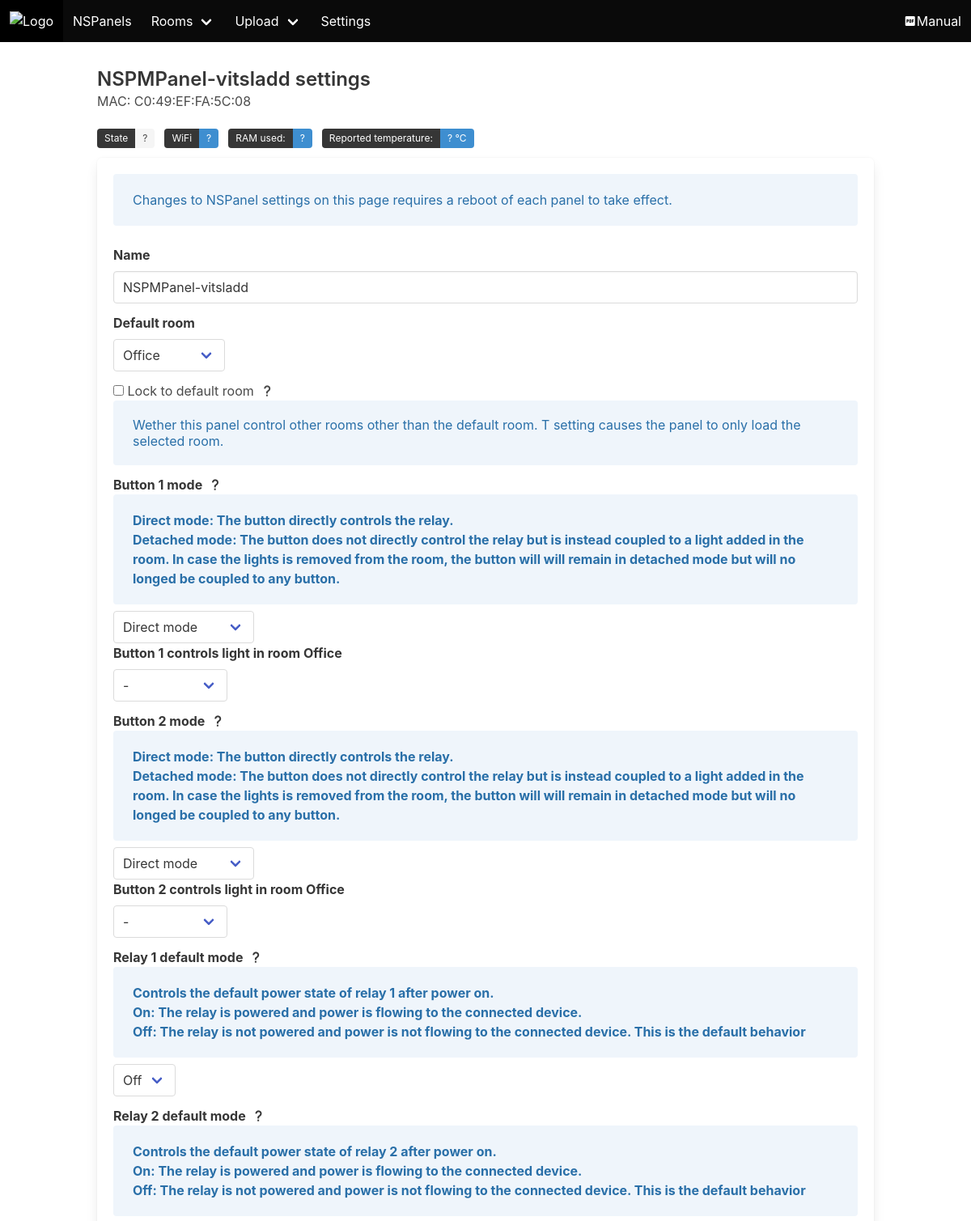
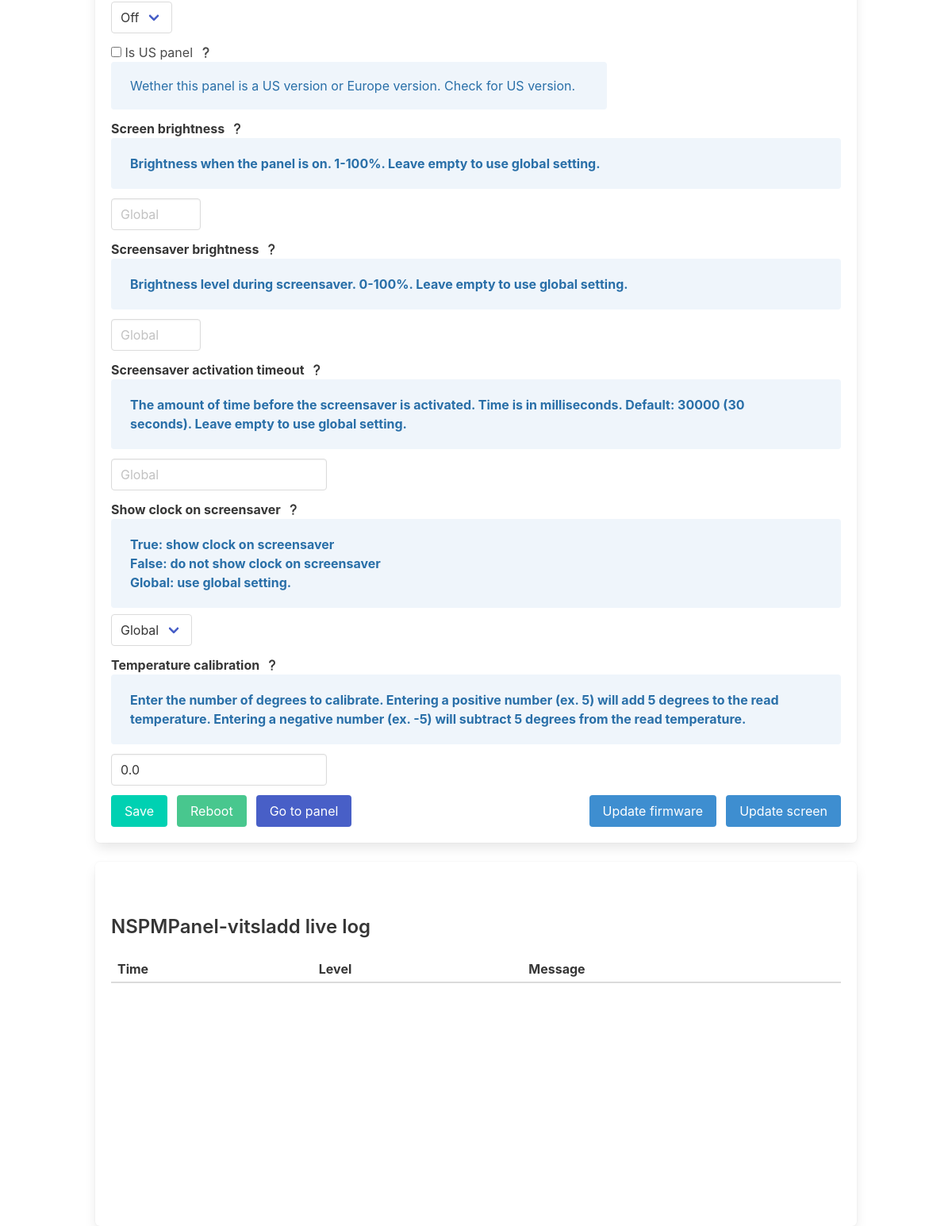
/nspanel/14, run on the app's committed database (2 pictures, top to bottom).
### web/models.py (models this page shows, shortened)
class NSPanel(models.Model):
    mac_address = models.CharField(max_length=17)
    friendly_name = models.CharField(max_length=100)
    last_seen = models.DateTimeField(default=django.utils.timezone.now)
    ip_address = models.CharField(max_length=15, default="")
    version = models.CharField(max_length=15, default="")
    room = models.ForeignKey(Room, on_delete=models.CASCADE)
    wifi_rssi = models.IntegerField(default=0)
    heap_used_pct = models.IntegerField(default=0)
    temperature = models.FloatField(default=0)
    online_state = models.BooleanField(default=False)
    button1_mode = models.IntegerField(default=0)
    button1_detached_mode_light = models.ForeignKey("Light", on_delete=models.SET_NULL, blank=True, null=True, related_name="+")
    button2_mode = models.IntegerField(default=0)
    button2_detached_mode_light = models.ForeignKey("Light", on_delete=models.SET_NULL, blank=True, null=True, related_name="+")
    md5_firmware = models.CharField(max_length=64, default="")
    md5_data_file = models.CharField(max_length=64, default="")
    md5_tft_file = models.CharField(max_length=64, default="")

class Room(models.Model):
    def number():
        no = Room.objects.all().count()
        if no == None:
            return 1
        else:
            return no + 1
    friendly_name = models.CharField(max_length=30)
    displayOrder = models.IntegerField(default=number)

class NSPanelSettings(models.Model):
    nspanel = models.ForeignKey("NSPanel", on_delete=models.CASCADE)
    name = models.CharField(max_length=255)
    value = models.CharField(max_length=255)

### web/views.py (the view)
# urls.py: path('nspanel/<int:panel_id>', views.edit_nspanel, name='edit_nspanel'),
def edit_nspanel(request, panel_id: int):
    if get_setting_with_default("use_farenheit", False) == "True":
        temperature_unit = "°F"
    else:
        temperature_unit = "°C"
    settings = {
        "lock_to_default_room": get_nspanel_setting_with_default(panel_id, "lock_to_default_room", "False"),
        "screen_dim_level": get_nspanel_setting_with_default(panel_id, "screen_dim_level", ""),
        "screensaver_dim_level": get_nspanel_setting_with_default(panel_id, "screensaver_dim_level", ""),
        "is_us_panel": get_nspanel_setting_with_default(panel_id, "is_us_panel", "False"),
        "screensaver_activation_timeout": get_nspanel_setting_with_default(panel_id, "screensaver_activation_timeout", ""),
        "show_screensaver_clock": get_nspanel_setting_with_default(panel_id, "show_screensaver_clock", "Global"),
        "relay1_default_mode": get_nspanel_setting_with_default(panel_id, "relay1_default_mode", "False"),
        "relay2_default_mode": get_nspanel_setting_with_default(panel_id, "relay2_default_mode", "False"),
        "temperature_calibration": get_nspanel_setting_with_default(panel_id, "temperature_calibration", 0),
    }
    return render(request, 'edit_nspanel.html', {
        'panel': NSPanel.objects.get(id=panel_id),
        'rooms': Room.objects.all(),
        'settings': settings,
        "temperature_unit": temperature_unit,
        "multiple": [1, 2, 3, 4],
        "max_live_log_messages": get_setting_with_default("max_live_log_messages", 10),
    })

### web/templates/edit_nspanel.html (shortened to what this page needs)
{% extends 'base.html' %}
{% block head %}
{% load static %}
{% endblock %}
{% block content %}
<h2 class="title is-4" id="nspanel_name">{{ panel.friendly_name }} settings</h2>
<h2 class="subtitle is-6">MAC: <span id="nspanel_mac">{{ panel.mac_address }}</span></h2>
<div class="field is-grouped">
  <div class="control">
    <div class="tags has-addons">
      <span class="tag is-dark">State</span>
      <span id="online_offline_tag_{{ panel.mac_address }}" class="tag is-light">?</span>
    </div>
  </div>
  <div class="control">
    <div class="tags has-addons">
      <span class="tag is-dark">WiFi</span>
      <span class="tag is-info" id="wifi_signal_strength_{{ panel.mac_address }}" >?</span>
    </div>
  </div>
  <div class="control">
    <div class="tags has-addons">
      <span class="tag is-dark">RAM used: </span>
      <span class="tag is-info" id="heap_used_{{ panel.mac_address }}">?</span>
    </div>
  </div>
  <div class="control">
    <div class="tags has-addons">
      <span class="tag is-dark">Reported temperature: </span>
      <span class="tag is-info" id="temperature_{{ panel.mac_address }}">? {{ temperature_unit }}</span>
    </div>
  </div>
</div>
<div class="box">
  <div class="notification is-info is-light">
    Changes to NSPanel settings on this page requires a reboot of each panel to take effect.
  </div>
  <form method="POST" action="{% url 'save_panel_settings' panel_id=panel.id %}">
    <div class="field">
      <label class="label">Name</label>
      <div class="control">
        <input type="text" class="input" name="name" value="{{ panel.friendly_name }}">
      </div>
    </div>
    <div class="field">
      <label class="label">Default room</label>
      <div class="control">
        <div class="select">
          <select name="room_id">
            {% for room in rooms %}
            {% if room.id == panel.room.id %}
            <option value="{{ room.id }}" selected>{{ room.friendly_name }}</option>
            {% else %}
            <option value="{{ room.id }}">{{ room.friendly_name }}</option>
            {% endif %}
            {% endfor %}
          </select>
        </div>
      </div>
    </div>
    <div class="field">
      <label class="checkbox">
        {% if settings.lock_to_default_room == "True" %}
            <input type="checkbox" name="lock_to_default_room" checked>
        {% else %}
            <input type="checkbox" name="lock_to_default_room">
        {% endif %}
        Lock to default room
        <span class="question">
          <span class="icon question_icon">
            <i class="mdi mdi-help"></i>
          </span>
          <div class="question_help_text notification is-info is-light">
            Wether this panel control other rooms other than the default room. T setting causes the panel to only load the selected room.
          </div>
        </span>
      </label>
    </div>
    <div class="field">
      <label class="label">Button 1 mode<span class="question">
          <span class="icon question_icon">
            <i class="mdi mdi-help"></i>
          </span>
          <div class="question_help_text notification is-info is-light">
            Direct mode: The button directly controls the relay.<br>
            Detached mode: The button does not directly control the relay but is instead coupled to a light added in the
            room. In case the lights is removed from the room, the button will will remain in detached mode but will no
            longed be coupled to any button.
          </div>
        </span>
      </label>
      <div class="control">
        <div class="select">
          <select name="button1_mode" id="button1_mode">
            <option value="0" {% if panel.button1_mode == 0 %}selected{% endif %}>Direct mode</option>
          </select>
        </div>
      </div>
      <label class="label" id="button1_detached_mode_light_label">Button 1 controls light in room {{ panel.room.friendly_name }}</label>
      <div class="control" id="button1_detached_mode_light_select">
        <div class="select">
          <select name="button1_detached_mode_light" id="button1_detached_mode_light">
            {% if panel.button1_detached_mode_light == None %}
            <option value="-1" selected>-</option>
            {% else %}
            <option value="-1">-</option>
            {% endif %}
          </select>
        </div>
      </div>
    </div>
    <div class="field">
      <label class="label">Button 2 mode<span class="question">
          <span class="icon question_icon">
            <i class="mdi mdi-help"></i>
          </span>
          <div class="question_help_text notification is-info is-light">
            Direct mode: The button directly controls the relay.<br>
            Detached mode: The button does not directly control the relay but is instead coupled to a light added in the
            room. In case the lights is removed from the room, the button will will remain in detached mode but will no
            longed be coupled to any button.
          </div>
        </span>
      </label>
      <div class="control">
        <div class="select">
          <select name="button2_mode" id="button2_mode">
            <option value="0" {% if panel.button2_mode == 0 %}selected{% endif %}>Direct mode</option>
          </select>
        </div>
      </div>
      <label class="label" id="button2_detached_mode_light_label">Button 2 controls light in room {{ panel.room.friendly_name }}</label>
      <div class="control" id="button2_detached_mode_light_select">
        <div class="select">
          <select name="button2_detached_mode_light" id="button2_detached_mode_light">
            {% if panel.button2_detached_mode_light == None %}
            <option value="-1" selected>-</option>
            {% else %}
            <option value="-1">-</option>
            {% endif %}
          </select>
        </div>
      </div>
    </div>
    <div class="field">
      <label class="label">Relay 1 default mode<span class="question">
          <span class="icon question_icon">
            <i class="mdi mdi-help"></i>
          </span>
          <div class="question_help_text notification is-info is-light">
            Controls the default power state of relay 1 after power on.<br>
            On: The relay is powered and power is flowing to the connected device.<br>
            Off: The relay is not powered and power is not flowing to the connected device. This is the default behavior<br>
          </div>
        </span>
      </label>
      <div class="control">
        <div class="select">
          <select name="relay1_default_mode" id="relay1_default_mode">
            <option value="False" {% if settings.relay1_default_mode == "False" %}selected{% endif %}>Off</option>
          </select>
        </div>
      </div>
    </div>
    <div class="field">
      <label class="label">Relay 2 default mode<span class="question">
          <span class="icon question_icon">
            <i class="mdi mdi-help"></i>
          </span>
          <div class="question_help_text notification is-info is-light">
            Controls the default power state of relay 2 after power on.<br>
            On: The relay is powered and power is flowing to the connected device.<br>
            Off: The relay is not powered and power is not flowing to the connected device. This is the default behavior<br>
          </div>
        </span>
      </label>
      <div class="control">
        <div class="select">
          <select name="relay2_default_mode" id="relay2_default_mode">
            <option value="False" {% if settings.relay2_default_mode == "False" %}selected{% endif %}>Off</option>
          </select>
        </div>
      </div>
    </div>
    <div class="field">
      <label class="checkbox">
        {% if settings.is_us_panel == "True" %}
            <input type="checkbox" name="is_us_panel" checked>
        {% else %}
            <input type="checkbox" name="is_us_panel">
        {% endif %}
        Is US panel
        <span class="question">
          <span class="icon question_icon">
            <i class="mdi mdi-help"></i>
          </span>
          <div class="question_help_text notification is-info is-light">
            Wether this panel is a US version or Europe version. Check for US version.
          </div>
        </span>
      </label>
    </div>
    <div class="field">
        <label class="label">Screen brightness<span class="question">
          <span class="icon question_icon">
            <i class="mdi mdi-help"></i>
          </span>
          <div class="question_help_text notification is-info is-light">
            Brightness when the panel is on. 1-100%. Leave empty to use global setting.
          </div>
        </span>
      </label>
    </div>
    <div class="field is-grouped">
        <div class="control">
            <input class="input" type="number" name="screen_dim_level" id="screen_dim_level" placeholder="Global" min=1 max=100 value="{{ settings.screen_dim_level }}">
        </div>
    </div>
    <div class="field">
        <label class="label">Screensaver brightness<span class="question">
          <span class="icon question_icon">
            <i class="mdi mdi-help"></i>
          </span>
          <div class="question_help_text notification is-info is-light">
            Brightness level during screensaver. 0-100%. Leave empty to use global setting.
          </div>
        </span>
      </label>
    </div>
    <div class="field is-grouped">
        <div class="control">
            <input class="input" type="number" name="screensaver_dim_level" id="screensaver_dim_level" placeholder="Global" min=0 max=100 value="{{ settings.screensaver_dim_level }}">
        </div>
    </div>
    <div class="field">
        <label class="label">Screensaver activation timeout<span class="question">
          <span class="icon question_icon">
            <i class="mdi mdi-help"></i>
          </span>
          <div class="question_help_text notification is-info is-light">
            The amount of time before the screensaver is activated. Time is in milliseconds. Default: 30000 (30 seconds). Leave empty to use global setting.
          </div>
        </span>
      </label>
    </div>
    <div class="field is-grouped">
        <div class="control">
            <input class="input" type="number" name="screensaver_activation_timeout" id="screensaver_activation_timeout" placeholder="Global" value="{{ settings.screensaver_activation_timeout }}">
        </div>
    </div>
    <div class="field">
      <label class="label">Show clock on screensaver<span class="question">
          <span class="icon question_icon">
            <i class="mdi mdi-help"></i>
          </span>
          <div class="question_help_text notification is-info is-light">
            True: show clock on screensaver<br>
            False: do not show clock on screensaver<br>
            Global: use global setting.
          </div>
        </span>
      </label>
      <div class="control">
        <div class="select">
          <select name="show_screensaver_clock" id="show_screensaver_clock">
            <option value="Global" {% if settings.show_screensaver_clock == "Global" %}selected{% endif %}>Global</option>
          </select>
        </div>
      </div>
    </div>
    <div class="field">
        <label class="label">Temperature calibration<span class="question">
          <span class="icon question_icon">
            <i class="mdi mdi-help"></i>
          </span>
          <div class="question_help_text notification is-info is-light">
            Enter the number of degrees to calibrate. Entering a positive number (ex. 5) will add 5 degrees to the read temperature. Entering a negative number (ex. -5) will subtract 5 degrees from the read temperature.
          </div>
        </span>
      </label>
    </div>
    <div class="field is-grouped">
        <div class="control">
            <input class="input" type="number" step="0.1" name="temperature_calibration" id="temperature_calibration" placeholder="Temperature Calibration" value="{{ settings.temperature_calibration }}" required>
        </div>
    </div>
    <div class="level">
      <div class="level-left">
        <div class="level-item">
          <button class="button is-primary">Save</button>
        </div>
        <div class="level-item">
          <button type="button" class="button is-success is-pulled-left" onclick="rebootNSPanel();">Reboot</button>
        </div>
        <div class="level-item">
          <a type="button" class="button is-link" href="http://{{ panel.ip_address }}" target="_blank">Go to panel</a>
        </div>
      </div>
      <div class="level-right">
        <div class="level-item">
          <a type="button" class="button is-info" onclick="startNSPanelOtaUpdate();">Update firmware</a>
        </div>
        <div class="level-item">
          <a type="button" class="button is-info is-pulled-right" onclick="startNSPanelTftUpdate();">Update screen</a>
        </div>
      </div>
    </div>
  </form>
</div>
<div class="box">
  <h2 class="title is-4 mt-6" id="nspanel_name">{{ panel.friendly_name }} live log</h2>
  <table class="table is-fullwidth is-narrow" style="min-height: 20rem;">
    <thead>
      <tr>
        <th>Time</th>
        <th>Level</th>
        <th>Message</th>
      </tr>
    </thead>
    <tbody id="log_body">
    </tbody>
  </table>
</div>
{% endblock %}

### data on the page
NSPanel: friendly_name "NSPMPanel-vitsladd", mac_address "C0:49:EF:FA:5C:08", name "NSPMPanel-vitsladd", button1_mode "Direct mode", room.friendly_name "Office", button1_detached_mode_light "-", button2_mode "Direct mode", button2_detached_mode_light "-"
NSPanelSettings: relay1_default_mode "Off"
NSPanelSettings: relay2_default_mode "Off"
NSPanelSettings: temperature_calibration "0.0"

### other printed values
{{ temperature_unit }} "°C"
form field room_id "Office"
